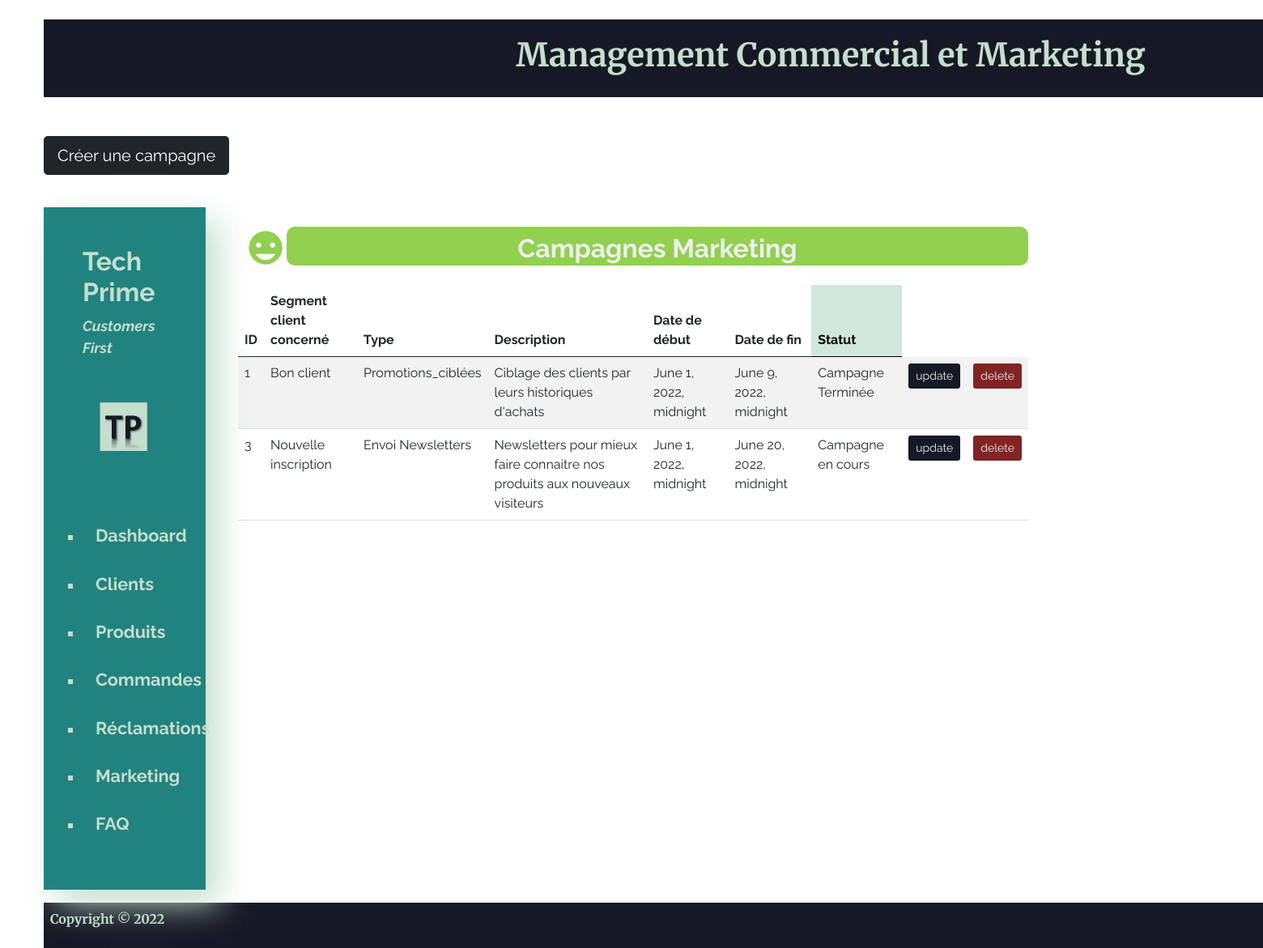
/Campagnes_Marketing/, run on an earlier commit of the app's database.
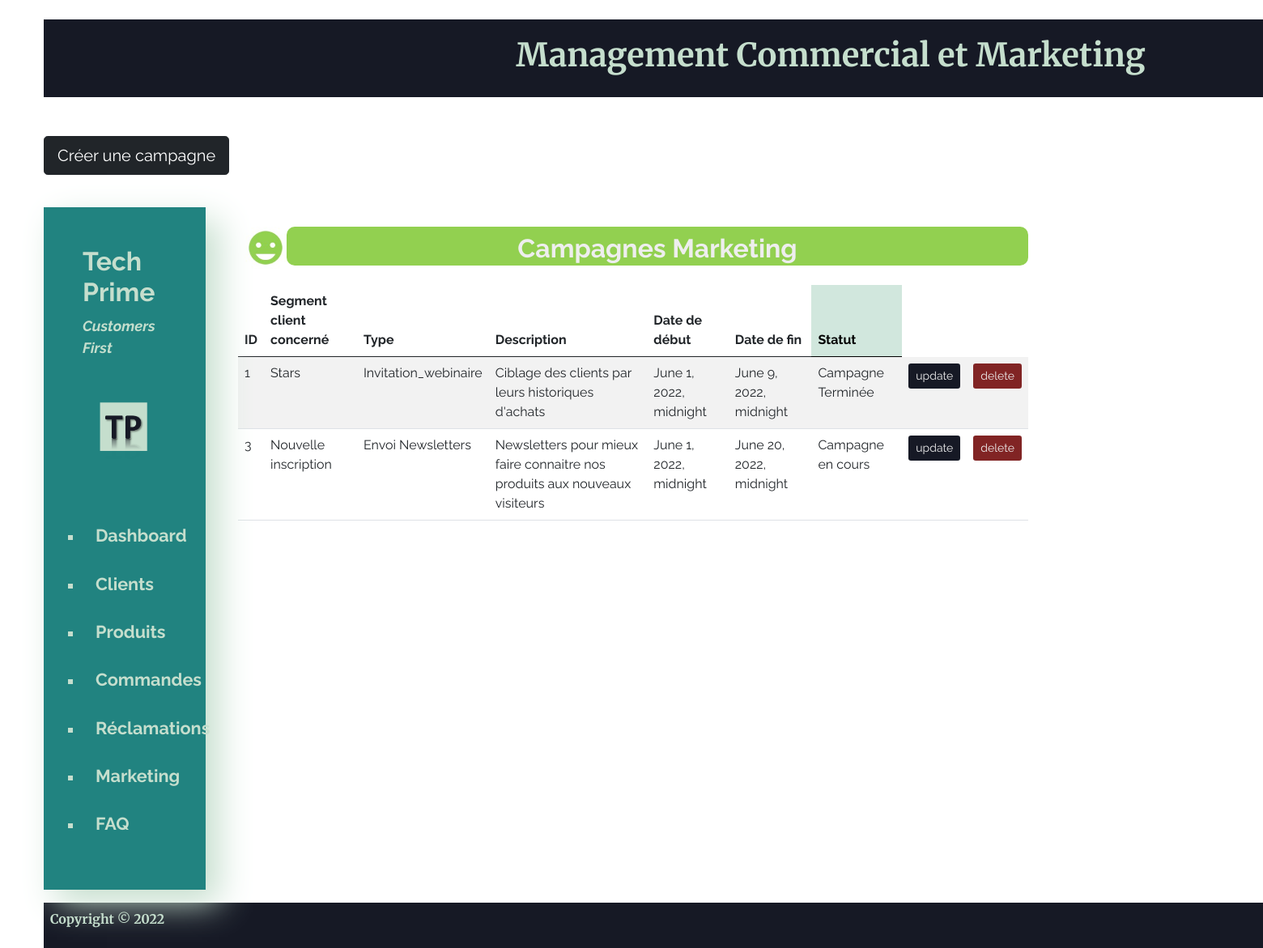
And on a later commit of the database.
### Main/models.py (models this page shows, shortened)
class Marketing (models.Model):
    CUSTOMER_SEGMENT_CHOICES=(("Stars","Stars"),("Nouvelle inscription","Nouvelle inscription"),("Potentiel moyen","Potentiel moyen"))
    customer_segment=models.CharField(max_length=255, null=True,choices=CUSTOMER_SEGMENT_CHOICES)
    description=models.TextField(max_length=255, null=True)
    start_date=models.DateTimeField(blank=True,null=True)
    end_date=models.DateTimeField(blank=True,null=True)
    @property
    def marketing_type(self):
        if self.customer_segment=="Stars":
            mark_type="Invitation_webinaire"
        elif self.customer_segment=="Nouvelle inscription":
            mark_type="Envoi Newsletters"
        else:
            mark_type="Promotions_ciblées"
        return mark_type
    @property
    def marketing_status(self):
        today=timezone.now()
        if self.end_date < today:
            status_res="Campagne Terminée"
        else:
            status_res="Campagne en cours"
        return status_res

### Main/views.py (the view)
# urls.py: path('Campagnes_Marketing/',marketing_campaigns, name='marketing_page'),
def marketing_campaigns(request):
    my_marketing=Marketing.objects.order_by('start_date')
    context={"my_marketing": my_marketing}
    return render(request,'Main/marketing_campaigns.html',context)

### Main/Templates/Main/marketing_campaigns.html
{% extends "main/base.html" %}
{% load static %}
{% block content %}
<div>
    <header>
        <h1><strong> Management Commercial et Marketing </strong></h1>
    </header>
    <br>
    <br>
    <a class="btn btn-lg btn-dark" href="{% url 'marketing_campaigns_create' %}" role="button">Créer une campagne</a>
    <br>
    <br>
    <div class="flex">
        {% include "Main/nav_bar.html" %}
        <div class="main_block_listing">
            <div class="flex">
                <img id="img_smiley" src="{% static 'img/icone_smiley.jpg' %}" alt="img_smiley">
                <h2 class="titre_satis_green_listing"><strong>Campagnes Marketing</strong></h2>
            </div>
            <table class="table table-striped table-responsive table-hover" >
                <thead>
                    <th>ID</th>
                    <th>Segment client concerné</th>
                    <th>Type</th>
                    <th>Description</th>
                    <th>Date de début</th>
                    <th>Date de fin</th>
                    <th class="table-success">Statut</th>
                </thead>
                <tbody>
                    {% for my_marketing_item in my_marketing %}
                    <tr>
                        <td>{{my_marketing_item.id}}</td>
                        <td>{{my_marketing_item.customer_segment}}</td>
                        <td>{{my_marketing_item.marketing_type}}</td>
                        <td>{{my_marketing_item.description}}</td>
                        <td>{{my_marketing_item.start_date}}</td>
                        <td>{{my_marketing_item.end_date}}</td>
                        <td>{{my_marketing_item.marketing_status}}</td>
                        <td><a class="btn btn-sm btn_update_color" href="{% url 'update_marketing' my_marketing_item.id %}" role="button">update</a></td>
                        <td><a class="btn btn-sm btn_delete_color" href="{% url 'delete_marketing' my_marketing_item.id %}" role="button">delete</a></td>
                    </tr>
                    {% endfor %}
                </tbody>
            </table>
        </div>
    </div>
</div>
{% endblock content %}

What changed in the data, as far as the page shows it:
changed Marketing "Ciblage des clients par leurs historiques d'achats": customer_segment "Bon client" → "Stars"; marketing_type "Promotions_ciblées" → "Invitation_webinaire"
